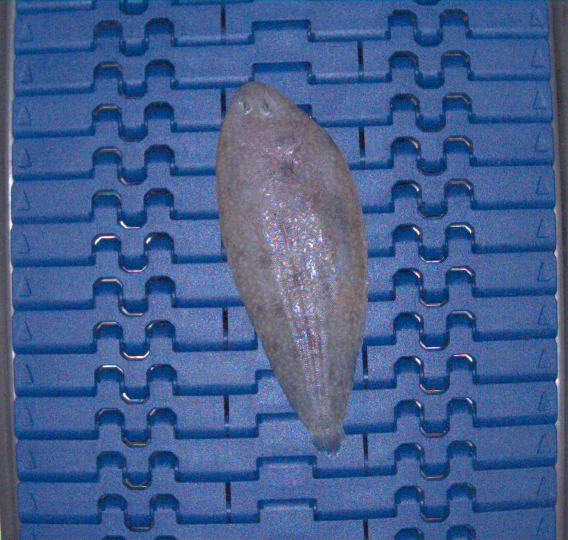
#> input picture content/01/P22C-ML_0_calibrated.png, 1136 x 1080 px (shown at 1/2 size)
$ jupyter execute --allow-errors Modulo-3-V2.ipynb
#> lines starting #> are read from the running program, lines starting #| are printed output that depends on the picture; after the words box and inside, x2 and y2 are one past the last pixel; in counts of white or black regions, pixels touching at a corner belong together
# M3 - Imagen

[cell 1]
import cv2, json, math, numpy as np, pandas as pd
import matplotlib.pyplot as plt
from pathlib import Path

IMG_PATH = "./P22C-ML_0_calibrated.png"
OUT_OVERLAY = "./sole_overlay_mm_v2.png"
OUT_MASK = "./sole_mask_v2.png"
OUT_CSV = "./sole_measurements_v2.csv"
SCALE_JSON = "./calibracion_px_mm.json"

[cell 2]
#
"""
Pipeline de segmentación (OpenCV + GrabCut) y metrología de lenguado.
Incluye:
  - Prefiltrado (NLMeans + bilateral + CLAHE)
  - Umbral dinámico del azul (HSV) para detectar la cinta y anclar la ROI
  - Semillas reforzadas para GrabCut (BG seguro = azul; PR_FG = no-azul dilatado;
    FG seguro = alto contraste H/S respecto al azul + distance transform)
  - Postproceso morfológico orientado (cierre/apertura)
  - Medición por PCA (longitud, anchura) y área desde el contorno
  - Modo debug (guarda artefactos intermedios)
  - Conversión opcional a mm (get_mm_per_px() o scale.json)

Referencias clave (DOI):
- GrabCut / Graph Cuts: Rother et al. 2004 (10.1145/1015706.1015720), Boykov & Jolly 2001 (10.1109/ICCV.2001.937505)
- NLMeans: Buades et al. 2005 (10.1109/CVPR.2005.38)
- Bilateral: Tomasi & Manduchi 1998 (10.1109/ICCV.1998.710815)
- CLAHE: Zuiderveld 1994 (10.1016/B978-0-12-336156-1.50061-6)
- PCA: Jolliffe & Cadima 2016 (10.1098/rsta.2015.0202)
"""

import cv2
import json
import numpy as np
import pandas as pd
from pathlib import Path

# =========================
# Configuración del pipeline
# =========================
CONFIG = {
    "img_path": "./P22C-ML_0_calibrated.png",
    "out_prefix": "./out/sole_",     # prefijo para salidas (debug/overlay/máscara/csv)
    "pad_roi": 12,                       # padding de la ROI (px)
    # Prefiltrado
    "nlmeans_h": 5,
    "bilateral_d": 9, "bilateral_sigmaC": 50, "bilateral_sigmaS": 50,
    "clahe_clip": 2.0, "clahe_tiles": (8, 8),
    # Umbral dinámico azul
    "blue_sat_min": 80,       # mínimo S para estimar el pico de H
    "blue_half_window": 15,   # ±ΔH alrededor del pico de H
    # Semillas
    "pr_fg_kernel": (7, 19),          # dilatación anisotrópica (W,H) para PR_FG
    "sure_fg_pct_contrast": 70,       # percentil del mapa de contraste H/S
    "sure_fg_pct_dt": 60,             # percentil de distance transform para reforzar FG
    "gc_iters": 12,                   # iteraciones de GrabCut
    # Postproceso
    "post_close_kernel": (9, 13),
    # Métrica (opcional)
    "scale_json": "./calibracion_px_mm.json",  # {"mm_per_px": 0.1234}
    # Debug
    "debug": True
}

# =========================
# Utilidades
# =========================
def save_img(name: str, img) -> str:
    """Guarda una imagen (BGR o 1 canal) con el prefijo de salida y devuelve su ruta."""
    p = CONFIG["out_prefix"] + name
    if img.ndim == 2:  # gris
        cv2.imwrite(p, img)
    else:
        cv2.imwrite(p, img if img.shape[2] == 3 else img[..., :3])
    return p

def get_scale_mm_per_px() -> float | None:
    """
    Intenta obtener mm/px desde:
    1) función get_mm_per_px() del usuario (si existe),
    2) archivo JSON CONFIG['scale_json'] con {"mm_per_px": valor}.
    """
    # 1) Función del usuario
    try:
        from get_mm_per_px import get_mm_per_px  # type: ignore
        val = float(get_mm_per_px())
        if val > 0:
            return val
    except Exception:
        pass
    # 2) JSON
    p = Path(CONFIG["scale_json"])
    if p.exists():
        try:
            data = json.loads(p.read_text())
            val = float(data.get("mm_per_px", 0))
            if val > 0:
                return val
        except Exception:
            pass
    return None

# =========================
# Bloques del pipeline
# =========================
def prefilter(bgr: np.ndarray) -> np.ndarray:
    """NLMeans + bilateral + CLAHE(V) → BGR prefiltrado."""
    den = cv2.fastNlMeansDenoisingColored(
        bgr, None,
        h=CONFIG["nlmeans_h"], hColor=CONFIG["nlmeans_h"],
        templateWindowSize=7, searchWindowSize=21
    )
    den = cv2.bilateralFilter(
        den, d=CONFIG["bilateral_d"],
        sigmaColor=CONFIG["bilateral_sigmaC"], sigmaSpace=CONFIG["bilateral_sigmaS"]
    )
    hsv = cv2.cvtColor(den, cv2.COLOR_BGR2HSV)
    h, s, v = cv2.split(hsv)
    clahe = cv2.createCLAHE(CONFIG["clahe_clip"], CONFIG["clahe_tiles"])
    v = clahe.apply(v)
    out = cv2.cvtColor(cv2.merge([h, s, v]), cv2.COLOR_HSV2BGR)
    if CONFIG["debug"]:
        save_img("01_prefilter.png", out)
    return out

def dynamic_blue_threshold(hsv: np.ndarray) -> tuple[np.ndarray, np.ndarray]:
    """Calcula [lower, upper] HSV del azul a partir del pico de H en banda central con S>umbral."""
    H, S, _ = cv2.split(hsv)
    Hh, Wh = H.shape
    x1, x2 = int(Wh * 0.32), int(Wh * 0.68)  # banda central para evitar bordes metálicos
    band = H[:, x1:x2]
    band_s = S[:, x1:x2]
    mask_sat = band_s > CONFIG["blue_sat_min"]
    hh = band[mask_sat].flatten()
    if hh.size == 0:
        lower = np.array([95, 100, 30], np.uint8)
        upper = np.array([125, 255, 255], np.uint8)
    else:
        hist = cv2.calcHist([hh.astype(np.uint8)], [0], None, [180], [0, 180]).flatten()
        peak = int(np.argmax(hist))
        hw = CONFIG["blue_half_window"]
        lower = np.array([max(0, peak - hw), 80, 30], np.uint8)
        upper = np.array([min(179, peak + hw), 255, 255], np.uint8)
    return lower, upper

def belt_roi_from_blue(hsv: np.ndarray, lower: np.ndarray, upper: np.ndarray) -> tuple[tuple[int,int,int,int], np.ndarray]:
    """Umbraliza el azul, limpia (open/close) y devuelve (x,y,w,h) de la mayor componente + máscara azul."""
    blue = cv2.inRange(hsv, lower, upper)
    k = cv2.getStructuringElement(cv2.MORPH_RECT, (9, 9))
    blue = cv2.morphologyEx(blue, cv2.MORPH_OPEN, k, iterations=1)
    blue = cv2.morphologyEx(blue, cv2.MORPH_CLOSE, k, iterations=2)
    cnts, _ = cv2.findContours(blue, cv2.RETR_EXTERNAL, cv2.CHAIN_APPROX_SIMPLE)
    if not cnts:
        raise RuntimeError("No se detectó la cinta azul")
    c = max(cnts, key=cv2.contourArea)
    x, y, w, h = cv2.boundingRect(c)
    H, W = blue.shape
    pad = CONFIG["pad_roi"]
    x = max(0, x - pad); y = max(0, y - pad)
    w = min(W - x, w + 2 * pad); h = min(H - y, h + 2 * pad)
    if CONFIG["debug"]:
        save_img("02_blue_mask.png", blue)
        dbg = cv2.cvtColor(hsv, cv2.COLOR_HSV2BGR)
        cv2.rectangle(dbg, (x, y), (x + w, y + h), (255, 0, 255), 3)
        save_img("03_roi_debug.png", dbg)
    return (x, y, w, h), blue

def seeds_in_roi(bgr_roi: np.ndarray, lower: np.ndarray, upper: np.ndarray) -> np.ndarray:
    """
    Genera máscara de estados para GrabCut (gc_mask):
      - BG seguro: azul.
      - PR_FG: no-azul dilatado anisotrópicamente (conectar cabeza/cola).
      - FG seguro: no-azul con alto contraste H/S respecto al azul + refuerzo por DT.
    """
    hsv = cv2.cvtColor(bgr_roi, cv2.COLOR_BGR2HSV)
    blue = cv2.inRange(hsv, lower, upper)
    not_blue = cv2.bitwise_not(blue)

    # PR_FG (no-azul dilatado verticalmente)
    k_vert = cv2.getStructuringElement(cv2.MORPH_ELLIPSE, CONFIG["pr_fg_kernel"])
    pr_fg = cv2.dilate(not_blue, k_vert, iterations=1)

    # FG seguro: contraste H/S + distance transform
    h, s, _ = cv2.split(hsv)
    belt_h = h[blue > 0].astype(np.float32)
    belt_s = s[blue > 0].astype(np.float32)
    if belt_h.size:
        mu_h, mu_s = float(np.median(belt_h)), float(np.median(belt_s))
        dh = cv2.absdiff(h.astype(np.int16), np.full_like(h, int(mu_h), np.int16)).astype(np.uint8)
        ds = cv2.absdiff(s.astype(np.int16), np.full_like(s, int(mu_s), np.int16)).astype(np.uint8)
        contrast = cv2.addWeighted(dh, 0.7, ds, 0.3, 0)
        thr = int(np.percentile(contrast, CONFIG["sure_fg_pct_contrast"]))
        _, hi = cv2.threshold(contrast, thr, 255, cv2.THRESH_BINARY)
        sure_fg = cv2.bitwise_and(hi, not_blue)
        if CONFIG["debug"]:
            norm_c = contrast.copy()
            cv2.normalize(norm_c, norm_c, 0, 255, cv2.NORM_MINMAX)
            save_img("07_contrast.png", norm_c)
    else:
        sure_fg = cv2.erode(pr_fg, cv2.getStructuringElement(cv2.MORPH_ELLIPSE, (9, 9)), 1)

    dist = cv2.distanceTransform((pr_fg > 0).astype(np.uint8), cv2.DIST_L2, 5)
    if np.any(dist > 0):
        th = np.percentile(dist[dist > 0], CONFIG["sure_fg_pct_dt"])
        sure_fg |= (dist > th).astype(np.uint8) * 255

    # Montaje de gc_mask
    m = 6  # borde ROI como BG
    gc_mask = np.full(blue.shape, cv2.GC_PR_BGD, np.uint8)
    gc_mask[blue > 0] = cv2.GC_BGD
    gc_mask[pr_fg > 0] = cv2.GC_PR_FGD
    gc_mask[sure_fg > 0] = cv2.GC_FGD
    gc_mask[:m, :] = cv2.GC_BGD; gc_mask[-m:, :] = cv2.GC_BGD
    gc_mask[:, :m] = cv2.GC_BGD; gc_mask[:, -m:] = cv2.GC_BGD

    if CONFIG["debug"]:
        save_img("04_pr_fg.png", pr_fg)
        save_img("05_sure_fg.png", sure_fg)
        save_img("06_not_blue.png", not_blue)
        save_img("08_gc_seeds.png", (gc_mask * (255 // 3)).astype(np.uint8))
    return gc_mask

# =========================
# Orquestador
# =========================
def run():
    IMG_PATH = CONFIG["img_path"]
    OUT_OVERLAY = CONFIG["out_prefix"] + "overlay_debug.png"
    OUT_MASK = CONFIG["out_prefix"] + "mask_debug.png"
    OUT_CSV = CONFIG["out_prefix"] + "measurements_debug.csv"

    # 1) Carga + prefiltrado
    bgr0 = cv2.imread(IMG_PATH, cv2.IMREAD_COLOR)
#> bgr0 is the input picture: shape (1080, 1136, 3); mean B, G, R 143.3, 94.1, 67.7
    if bgr0 is None:
        raise FileNotFoundError(f"No se pudo leer la imagen: {IMG_PATH}")
    bgr = prefilter(bgr0)

    # 2) Umbral azul dinámico y ROI de la cinta
    hsv = cv2.cvtColor(bgr, cv2.COLOR_BGR2HSV)
#> hsv: shape (1080, 1136, 3); mean H, S, V 112.2, 137.2, 150.3
    lower, upper = dynamic_blue_threshold(hsv)
#> in dynamic_blue_threshold, `band = H[:, x1:x2]`:
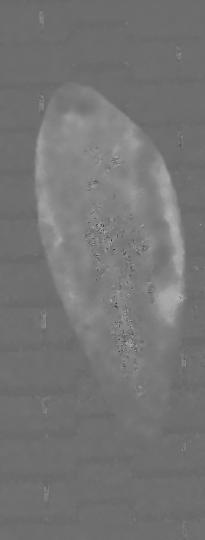
#> band: shape (1080, 409) (shown at 1/2 size); min 0, max 179, mean 116.6
#> in dynamic_blue_threshold, `band_s = S[:, x1:x2]`:
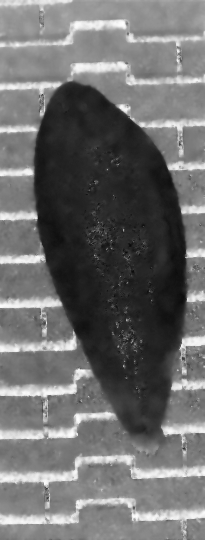
#> band_s: shape (1080, 409) (shown at 1/2 size); min 0, max 255, mean 108.8
#> in dynamic_blue_threshold, `mask_sat = band_s > CONFIG["blue_sat_min"]`:
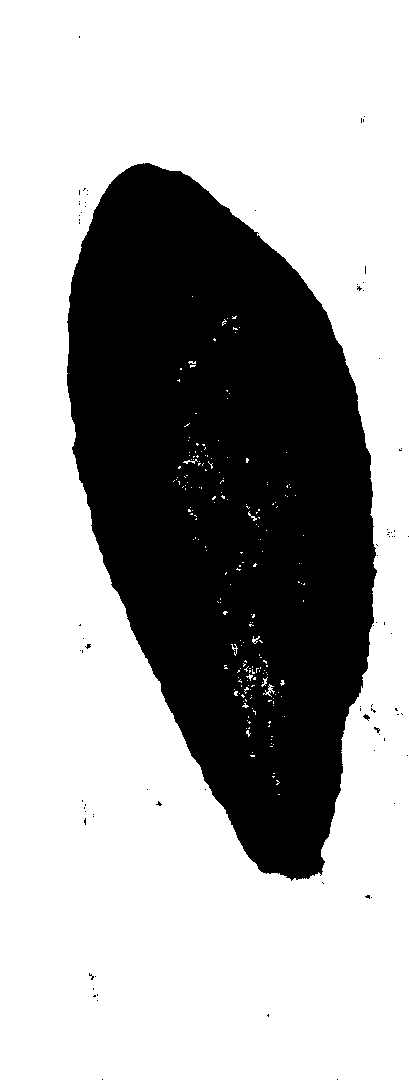
#> mask_sat: shape (1080, 409) bool; 66.2% white; 82 black regions (80 under 20 px), largest, box (x1, y1, x2, y2) and area: (67, 163, 377, 881) 149029, (363, 714, 370, 721) 24
#> in dynamic_blue_threshold, `hist = cv2.calcHist([hh.astype(np.uint8)], [0], None, [180], [0, 180])..`: hist = 180 values, max 80000 at index 110, min 0 at index 0, mean 1624.6
#> in dynamic_blue_threshold, `peak = int(np.argmax(hist))`: peak = 110
#> in dynamic_blue_threshold, `lower = np.array([max(0, peak - hw), 80, 30], np.uint8)`: lower = [95, 80, 30]
#> in dynamic_blue_threshold, `upper = np.array([min(179, peak + hw), 255, 255], np.uint8)`: upper = [125, 255, 255]
#> lower = [95, 80, 30]; upper = [125, 255, 255]
    roi, _ = belt_roi_from_blue(hsv, lower, upper)
#> in belt_roi_from_blue, `blue = cv2.morphologyEx(blue, cv2.MORPH_CLOSE, k, iterations=2)`:
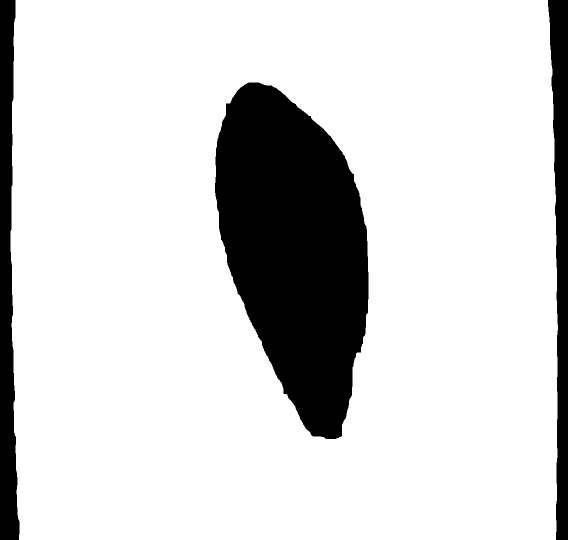
#> blue: shape (1080, 1136) (shown at 1/2 size); 83.1% white; 3 black regions
#> in belt_roi_from_blue, `cnts, _ = cv2.findContours(blue, cv2.RETR_EXTERNAL, cv2.CHAIN_APPROX_S..`: cnts = 1 contour; box (x1, y1, x2, y2) and area: (21, 0, 1116, 1080) 1167598
#> in belt_roi_from_blue, `c = max(cnts, key=cv2.contourArea)`: c = contour of 208 points, box (x1, y1, x2, y2) (21, 0, 1116, 1080), area 1167598
#> in belt_roi_from_blue, `x, y, w, h = cv2.boundingRect(c)`: x = 21; y = 0; w = 1095; h = 1080
#> in belt_roi_from_blue, `x = max(0, x - pad)`: x = 9
#> in belt_roi_from_blue, `w = min(W - x, w + 2 * pad)`: w = 1119
#> in belt_roi_from_blue, `cv2.rectangle(dbg, (x, y), (x + w, y + h), (255, 0, 255), 3)`:
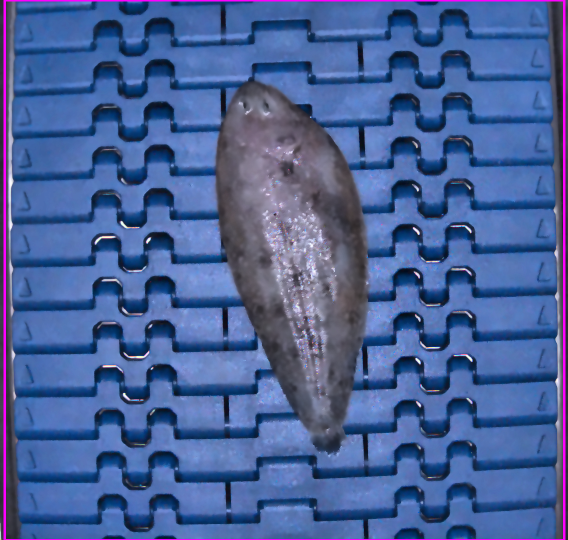
#> dbg: shape (1080, 1136, 3) (shown at 1/2 size); mean B, G, R 152.4, 96.6, 72.6
#> roi = (9, 0, 1119, 1080)
    x, y, w, h = roi
#> x = 9; y = 0; w = 1119; h = 1080
    crop = bgr[y:y+h, x:x+w].copy()

    # 3) Semillas + GrabCut + postproceso
    gc_mask = seeds_in_roi(crop, lower, upper)
#> in seeds_in_roi, `h, s, _ = cv2.split(hsv)`:
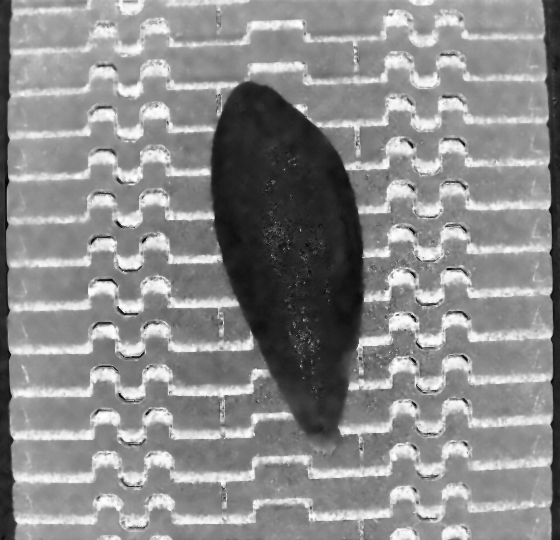
#> s: shape (1080, 1119) (shown at 1/2 size); min 0, max 255, mean 138.7
#> in seeds_in_roi, `mu_h, mu_s = float(np.median(belt_h)), float(np.median(belt_s))`: mu_h = 109; mu_s = 146
#> in seeds_in_roi, `contrast = cv2.addWeighted(dh, 0.7, ds, 0.3, 0)`:
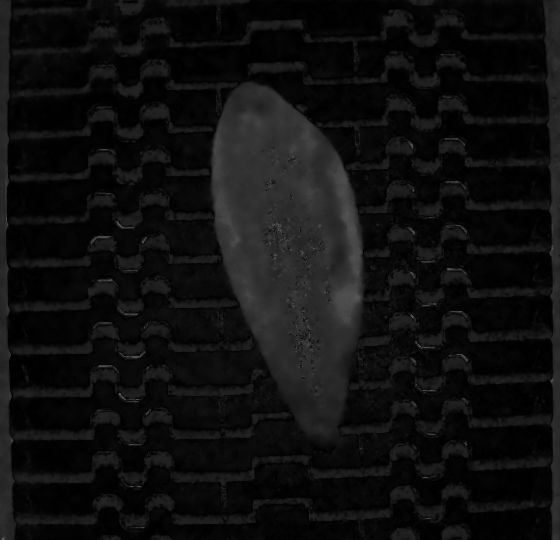
#> contrast: shape (1080, 1119) (shown at 1/2 size); min 0, max 120, mean 15.2
#> in seeds_in_roi, `thr = int(np.percentile(contrast, CONFIG["sure_fg_pct_contrast"]))`: thr = 20
#> in seeds_in_roi, `dist = cv2.distanceTransform((pr_fg > 0).astype(np.uint8), cv2.DIST_L2..`:
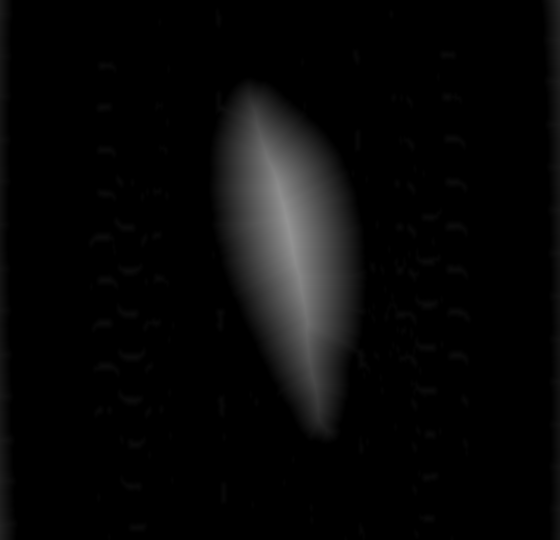
#> dist: shape (1080, 1119) float32 (shown at 1/2 size); min 0, max 148.1, mean 8.1
#> in seeds_in_roi, `th = np.percentile(dist[dist > 0], CONFIG["sure_fg_pct_dt"])`: th = 32.36
    bg_model = np.zeros((1, 65), np.float64)
    fg_model = np.zeros((1, 65), np.float64)
    cv2.grabCut(crop, gc_mask, None, bg_model, fg_model, CONFIG["gc_iters"], cv2.GC_INIT_WITH_MASK)
    mask_roi = np.where((gc_mask == cv2.GC_FGD) | (gc_mask == cv2.GC_PR_FGD), 1, 0).astype(np.uint8)
#> mask_roi: shape (1080, 1119); values 0 (black) and 1 (white), 15.8% white; 214 white regions (143 under 20 px), largest, box (x1, y1, x2, y2) and area: (421, 155, 732, 880) 152769, (6, 6, 35, 1074) 13803, (1085, 6, 1113, 1074) 13375
    if CONFIG["debug"]:
        save_img("09_mask_roi_raw.png", (mask_roi * 255))

    k = cv2.getStructuringElement(cv2.MORPH_ELLIPSE, CONFIG["post_close_kernel"])
    mask_roi = cv2.morphologyEx(mask_roi, cv2.MORPH_CLOSE, k, iterations=1)
#> mask_roi: shape (1080, 1119); values 0 (black) and 1 (white), 15.9% white; 160 white regions (92 under 20 px), largest, box (x1, y1, x2, y2) and area: (421, 155, 735, 880) 153062, (6, 0, 35, 1080) 13969, (1085, 0, 1113, 1080) 13524
    mask_roi = cv2.morphologyEx(mask_roi, cv2.MORPH_OPEN,
                                cv2.getStructuringElement(cv2.MORPH_ELLIPSE, (5, 5)), iterations=1)
#> mask_roi: shape (1080, 1119); values 0 (black) and 1 (white), 15.7% white; 67 white regions (3 under 20 px), largest, box (x1, y1, x2, y2) and area: (421, 155, 734, 880) 153037, (6, 0, 34, 1080) 13961, (1085, 0, 1113, 1076) 13512

    full = np.zeros(bgr.shape[:2], np.uint8)
    full[y:y+h, x:x+w] = mask_roi
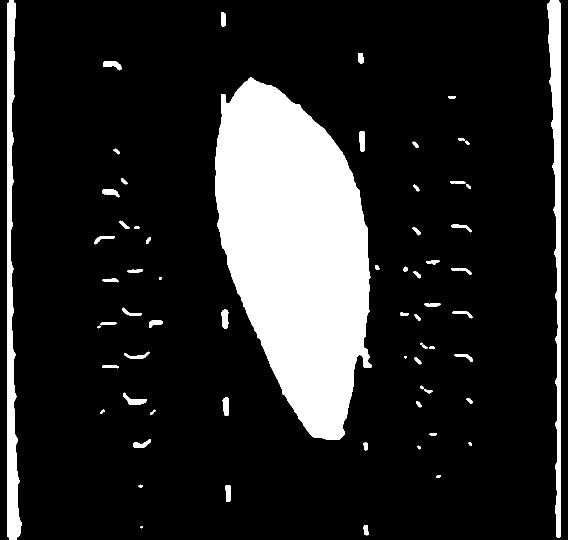
#> full: shape (1080, 1136) (shown at 1/2 size); values 0 (black) and 1 (white), 15.5% white; 67 white regions (3 under 20 px)

    # 4) Selección de contorno del pez (área + alargamiento)
    cnts, _ = cv2.findContours((full * 255).astype(np.uint8), cv2.RETR_EXTERNAL, cv2.CHAIN_APPROX_NONE)
#> cnts = 67 contours, 6 with area under 20; largest, box (x1, y1, x2, y2) and area: (430, 155, 743, 880) 152196, (15, 0, 43, 1080) 12869, (1094, 0, 1122, 1076) 12424, (246, 785, 294, 809) 426, (443, 619, 457, 657) 374
    if not cnts:
        raise RuntimeError("No contornos tras segmentación.")

    def score(c):
        area = cv2.contourArea(c)
        if area < 1500:
            return -1
        (w_, h_) = cv2.minAreaRect(c)[1]
        if w_ == 0 or h_ == 0:
            return -1
        aspect = max(w_, h_) / max(1.0, min(w_, h_))
        return area + 3500.0 * max(0.0, aspect - 1.3)

    cnt = max(cnts, key=score)
#> in score, `area = cv2.contourArea(c)`: area = 10
#> cnt = contour of 1681 points, box (x1, y1, x2, y2) (430, 155, 743, 880), area 152196

    # 5) Medición por PCA + área
    pts = cnt.reshape(-1, 2).astype(np.float32)
#> pts = 1681 pairs, first value 430 to 742, second value 155 to 879
    mean, eigvecs, _ = cv2.PCACompute2(pts, mean=None)
#> mean = [[593.4, 516.1]]; eigvecs = [[0.262, 0.965], [0.965, -0.262]]
    mean = mean.flatten()
#> mean = [593.4, 516.1]
    R = np.asarray(eigvecs, np.float32)
#> R = [[0.262, 0.965], [0.965, -0.262]]
    pts_c = pts - mean
#> pts_c = 1681 pairs, first value -163.4 to 148.6, second value -361.1 to 362.9
    pts_r = pts_c @ R.T
#> pts_r = 1681 pairs, first value -373 to 372.1, second value -138.3 to 156.1
    min_x, max_x = np.min(pts_r[:, 0]), np.max(pts_r[:, 0])
#> min_x = -373; max_x = 372.1
    min_y, max_y = np.min(pts_r[:, 1]), np.max(pts_r[:, 1])
#> min_y = -138.3; max_y = 156.1
    length_px = float(max_x - min_x)
#> length_px = 745.1
    width_px = float(max_y - min_y)
#> width_px = 294.4
    area_px2 = float(cv2.contourArea(cnt))
#> area_px2 = 152195.5

    # 6) Overlay (perímetro + caja PCA + eje mayor + ROI)
    rgb = cv2.cvtColor(bgr0, cv2.COLOR_BGR2RGB)
    overlay = rgb.copy()
    box_r = np.array([[min_x, min_y], [max_x, min_y], [max_x, max_y], [min_x, max_y]], np.float32)
#> box_r = [[-373, -138.3], [372.1, -138.3], [372.1, 156.1], [-373, 156.1]]
    box_img = (box_r @ R) + mean
#> box_img = [[362.2, 192.4], [557.4, 911.5], [841.5, 834.3], [646.3, 115.3]]
    box_img = np.int32(box_img)
#> box_img = [[362, 192], [557, 911], [841, 834], [646, 115]]
    cv2.drawContours(overlay, [cnt], -1, (0, 255, 0), 3)
    cv2.polylines(overlay, [box_img], True, (255, 255, 0), 2)
    i_max = np.argmax(pts_r[:, 0]); i_min = np.argmin(pts_r[:, 0])
#> after `i_max = np.argmax(pts_r[:, 0])`: i_max = 827
#> after `i_min = np.argmin(pts_r[:, 0])`: i_min = 0
    p1 = (np.array([pts_r[i_min, 0], 0.0], np.float32) @ R) + mean
#> p1 = [495.7, 156.2]
    p2 = (np.array([pts_r[i_max, 0], 0.0], np.float32) @ R) + mean
#> p2 = [690.9, 875.2]
    cv2.line(overlay, tuple(np.int32(p1)), tuple(np.int32(p2)), (255, 0, 0), 2)
    cv2.rectangle(overlay, (x, y), (x + w, y + h), (255, 0, 255), 2)
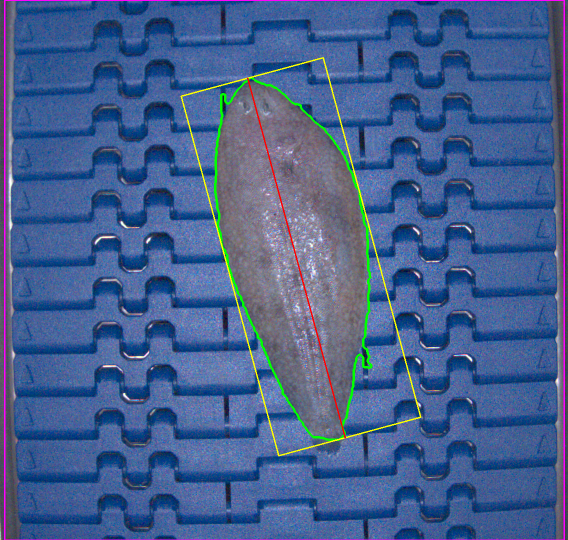
#> overlay: shape (1080, 1136, 3) (shown at 1/2 size); mean R, G, B 69.8, 95, 142.6

    # 7) Conversión opcional a mm
    mm_per_px = get_scale_mm_per_px()
    if mm_per_px is not None and mm_per_px > 0:
        length_mm = length_px * mm_per_px
        width_mm = width_px * mm_per_px
        area_mm2 = area_px2 * (mm_per_px ** 2)
    else:
        length_mm = width_mm = area_mm2 = float("nan")

    # 8) Guardado de salidas
    mask_path = save_img("mask_debug.png", (full * 255))
    overlay_path = save_img("overlay_debug.png", cv2.cvtColor(overlay, cv2.COLOR_RGB2BGR))

    df = pd.DataFrame([{
        "image_path": IMG_PATH,
        "roi_x": x, "roi_y": y, "roi_w": w, "roi_h": h,
        "length_px": length_px, "width_px": width_px, "area_px2": area_px2,
        "mm_per_px": (float(mm_per_px) if mm_per_px else float("nan")),
        "length_mm": float(length_mm), "width_mm": float(width_mm), "area_mm2": float(area_mm2)
    }])
    csv_path = CONFIG["out_prefix"] + "measurements_debug.csv"
    df.to_csv(csv_path, index=False)

    return overlay_path, mask_path, csv_path, length_px, width_px, area_px2, mm_per_px, (x, y, w, h)
